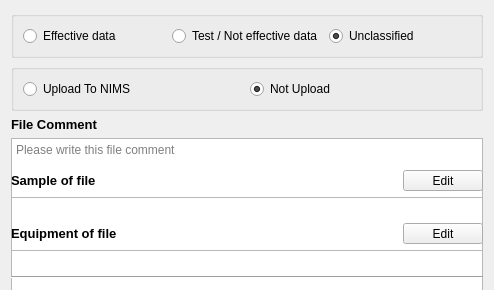
<?xml version="1.0" encoding="UTF-8"?>
<ui version="4.0">
 <class>Form</class>
 <widget class="QWidget" name="Form">
  <property name="geometry">
   <rect>
    <x>0</x>
    <y>0</y>
    <width>494</width>
    <height>290</height>
   </rect>
  </property>
  <property name="minimumSize">
   <size>
    <width>0</width>
    <height>200</height>
   </size>
  </property>
  <property name="maximumSize">
   <size>
    <width>16777215</width>
    <height>500</height>
   </size>
  </property>
  <property name="windowTitle">
   <string>Form</string>
  </property>
  <layout class="QVBoxLayout" name="verticalLayout_4">
   <item>
    <widget class="QGroupBox" name="groupBox">
     <property name="title">
      <string/>
     </property>
     <layout class="QHBoxLayout" name="horizontalLayout">
      <item>
       <widget class="QRadioButton" name="RB_Valid">
        <property name="text">
         <string>Effective data</string>
        </property>
       </widget>
      </item>
      <item>
       <widget class="QRadioButton" name="RB_Not_Valid">
        <property name="text">
         <string>Test / Not effective data</string>
        </property>
       </widget>
      </item>
      <item>
       <widget class="QRadioButton" name="RB_No_Classified">
        <property name="text">
         <string>Unclassified</string>
        </property>
        <property name="checked">
         <bool>true</bool>
        </property>
        <property name="autoRepeat">
         <bool>false</bool>
        </property>
       </widget>
      </item>
     </layout>
    </widget>
   </item>
   <item>
    <widget class="QGroupBox" name="GB_ARIM_Upload">
     <property name="title">
      <string/>
     </property>
     <layout class="QHBoxLayout" name="horizontalLayout_4">
      <item>
       <widget class="QRadioButton" name="RB_ARIM_Upload">
        <property name="text">
         <string>Upload To NIMS</string>
        </property>
       </widget>
      </item>
      <item>
       <widget class="QRadioButton" name="RB_ARIM_Not_Upload">
        <property name="text">
         <string>Not Upload</string>
        </property>
        <property name="checked">
         <bool>true</bool>
        </property>
        <property name="autoRepeat">
         <bool>false</bool>
        </property>
       </widget>
      </item>
     </layout>
    </widget>
   </item>
   <item>
    <layout class="QVBoxLayout" name="verticalLayout_2">
     <item>
      <widget class="QLabel" name="LAB_Free_Comment">
       <property name="font">
        <font>
         <pointsize>10</pointsize>
        </font>
       </property>
       <property name="text">
        <string>&lt;html&gt;&lt;head/&gt;&lt;body&gt;&lt;p&gt;&lt;span style=&quot; font-weight:700;&quot;&gt;File Comment&lt;/span&gt;&lt;/p&gt;&lt;/body&gt;&lt;/html&gt;</string>
       </property>
      </widget>
     </item>
     <item>
      <widget class="QPlainTextEdit" name="TE_Free_Comment">
       <property name="minimumSize">
        <size>
         <width>0</width>
         <height>100</height>
        </size>
       </property>
       <property name="maximumSize">
        <size>
         <width>16777215</width>
         <height>300</height>
        </size>
       </property>
       <property name="placeholderText">
        <string>Please write this file comment</string>
       </property>
      </widget>
     </item>
    </layout>
   </item>
   <item>
    <layout class="QVBoxLayout" name="verticalLayout_3">
     <item>
      <layout class="QHBoxLayout" name="horizontalLayout_2">
       <item>
        <widget class="QLabel" name="LAB_File_Name_2">
         <property name="font">
          <font>
           <pointsize>10</pointsize>
          </font>
         </property>
         <property name="text">
          <string>&lt;html&gt;&lt;head/&gt;&lt;body&gt;&lt;p&gt;&lt;span style=&quot; font-weight:700;&quot;&gt;Sample of file&lt;/span&gt;&lt;/p&gt;&lt;/body&gt;&lt;/html&gt;</string>
         </property>
        </widget>
       </item>
       <item>
        <widget class="QPushButton" name="PB_Edit_Sample_Information">
         <property name="maximumSize">
          <size>
           <width>80</width>
           <height>16777215</height>
          </size>
         </property>
         <property name="text">
          <string>Edit</string>
         </property>
         <property name="icon">
          <iconset>
           <normaloff>../icons/edit.png</normaloff>../icons/edit.png</iconset>
         </property>
        </widget>
       </item>
      </layout>
     </item>
     <item>
      <widget class="QPlainTextEdit" name="TE_SampleInfo">
       <property name="minimumSize">
        <size>
         <width>0</width>
         <height>100</height>
        </size>
       </property>
       <property name="maximumSize">
        <size>
         <width>16777215</width>
         <height>300</height>
        </size>
       </property>
      </widget>
     </item>
    </layout>
   </item>
   <item>
    <layout class="QVBoxLayout" name="verticalLayout">
     <item>
      <layout class="QHBoxLayout" name="horizontalLayout_3">
       <item>
        <widget class="QLabel" name="LAB_File_Name_3">
         <property name="font">
          <font>
           <pointsize>10</pointsize>
          </font>
         </property>
         <property name="text">
          <string>&lt;html&gt;&lt;head/&gt;&lt;body&gt;&lt;p&gt;&lt;span style=&quot; font-weight:700;&quot;&gt;Equipment of file&lt;/span&gt;&lt;/p&gt;&lt;/body&gt;&lt;/html&gt;</string>
         </property>
        </widget>
       </item>
       <item>
        <widget class="QPushButton" name="PB_Edit_Equipment_Information">
         <property name="maximumSize">
          <size>
           <width>80</width>
           <height>16777215</height>
          </size>
         </property>
         <property name="text">
          <string>Edit</string>
         </property>
         <property name="icon">
          <iconset>
           <normaloff>../icons/edit.png</normaloff>../icons/edit.png</iconset>
         </property>
        </widget>
       </item>
      </layout>
     </item>
     <item>
      <widget class="QPlainTextEdit" name="TE_EquipmentInfo">
       <property name="minimumSize">
        <size>
         <width>0</width>
         <height>100</height>
        </size>
       </property>
       <property name="maximumSize">
        <size>
         <width>16777215</width>
         <height>300</height>
        </size>
       </property>
      </widget>
     </item>
    </layout>
   </item>
   <item>
    <widget class="Line" name="line_2">
     <property name="orientation">
      <enum>Qt::Horizontal</enum>
     </property>
    </widget>
   </item>
  </layout>
 </widget>
 <resources/>
 <connections/>
</ui>
